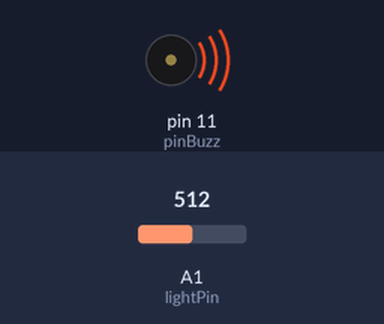
A sketch run on a simulated Arduino Uno, built with avr-gcc and run on an emulated ATmega328P. Shown: buzzer (waves = sounding). The test bench sets the inputs (shaded band); at power-on: A1 (lightPin) = 512.

Above: at 0.1 s.
Timing chart, 0 to 1.6 s (numbered marks = the images above):
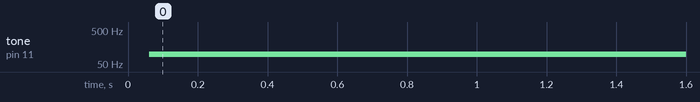

Measured:
- by itself, tone on pin 11 (pinBuzz): silent → 98 Hz at 0.06 s

The sketch:

T26_Fun_with_photoresistors.ino
```cpp
int pinBuzz = 11;
int lightPin = A1;
float lightIn;
float toneDelay;
void setup() {
  // put your setup code here, to run once:
  pinMode(pinBuzz,OUTPUT);
  pinMode(lightPin,INPUT);
}

void loop() {
  // put your main code here, to run repeatedly:
  lightIn = analogRead(lightPin);
  toneDelay = 60.+lightIn*(9940.0/1023.0);
  digitalWrite(pinBuzz,HIGH);
  delayMicroseconds(toneDelay);
  digitalWrite(pinBuzz,LOW);
  delayMicroseconds(toneDelay);
}
```
